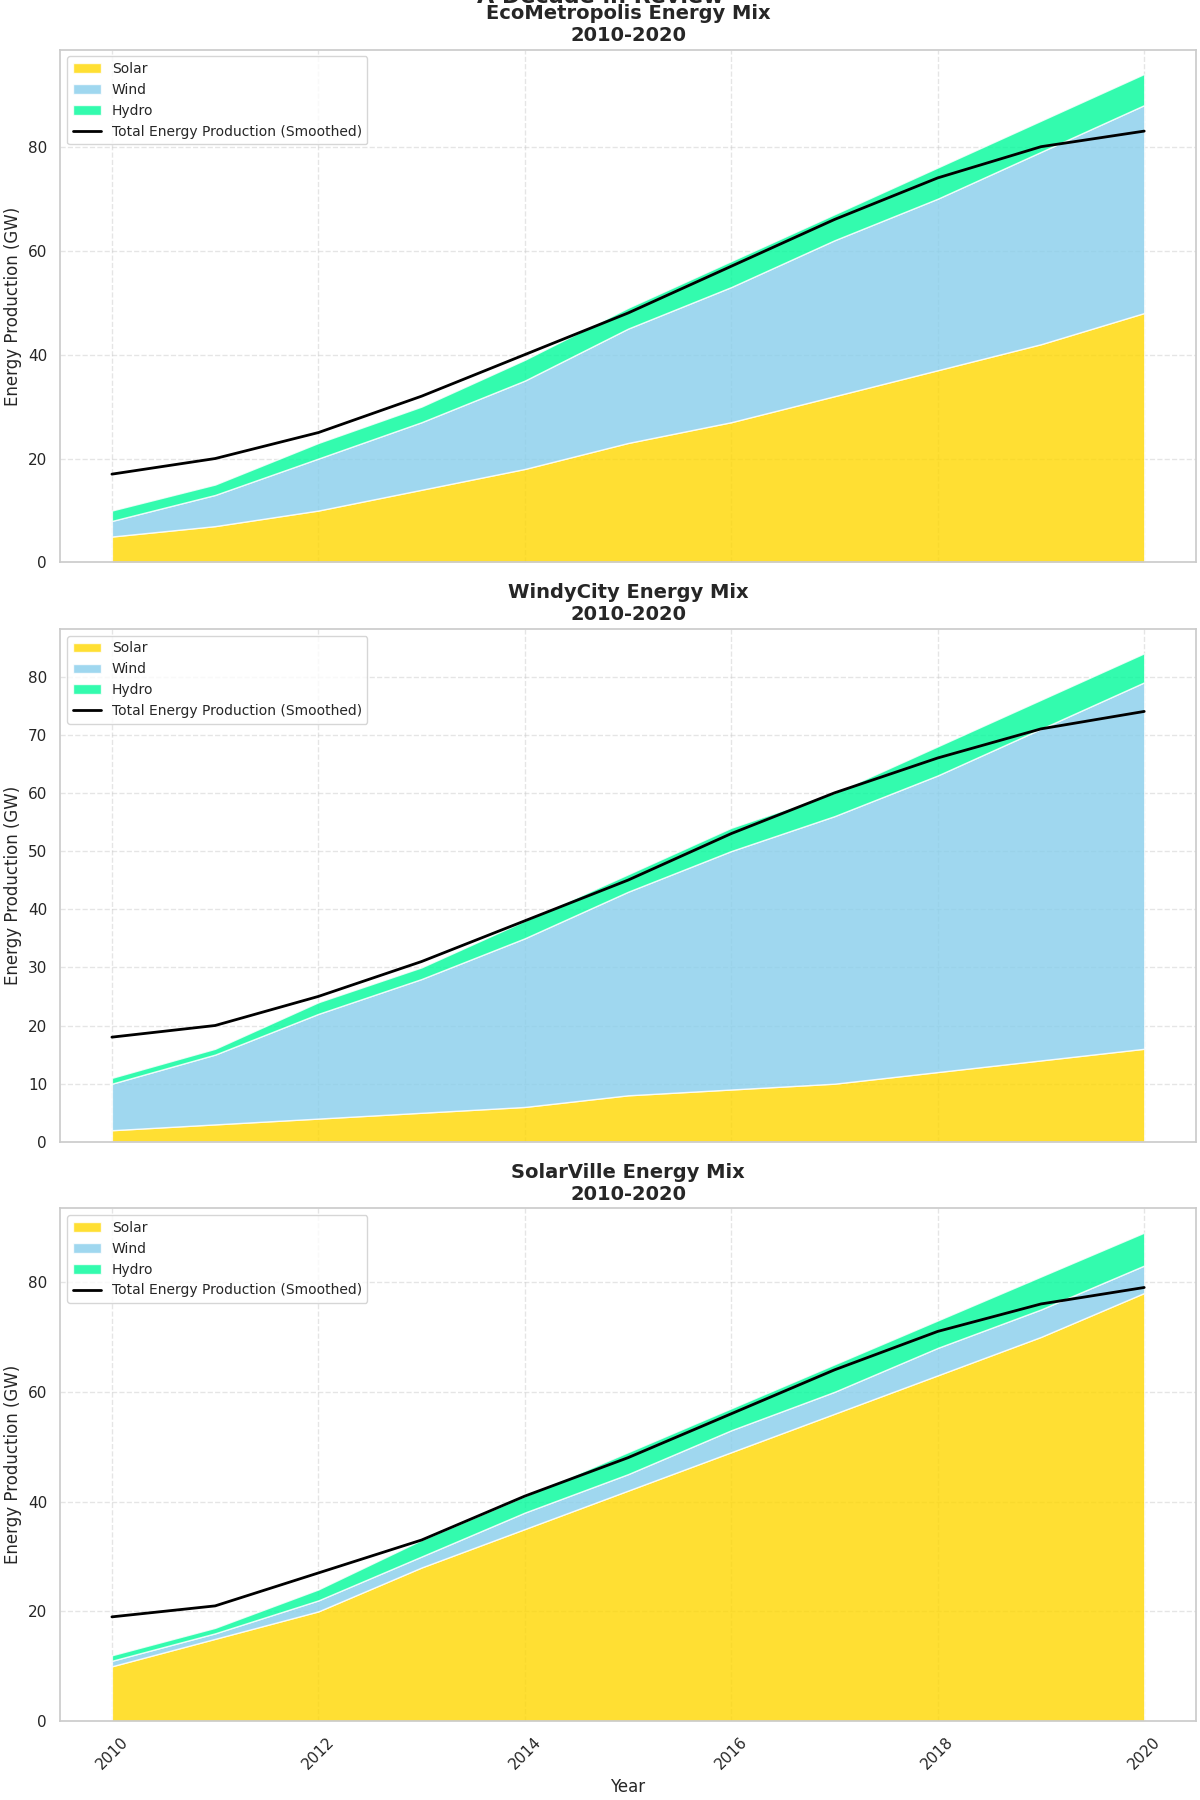

The script that drew this image:
import matplotlib.pyplot as plt
import numpy as np
from scipy.ndimage import gaussian_filter1d

# Data preparation
years = np.arange(2010, 2021)

# EcoMetropolis
solar_eco = np.array([5, 7, 10, 14, 18, 23, 27, 32, 37, 42, 48])
wind_eco = np.array([3, 6, 10, 13, 17, 22, 26, 30, 33, 37, 40])
hydro_eco = np.array([2, 2, 3, 3, 4, 4, 5, 5, 6, 6, 6])
total_eco = solar_eco + wind_eco + hydro_eco

# SolarVille
solar_solarville = np.array([10, 15, 20, 28, 35, 42, 49, 56, 63, 70, 78])
wind_solarville = np.array([1, 1, 2, 2, 3, 3, 4, 4, 5, 5, 5])
hydro_solarville = np.array([1, 1, 2, 3, 3, 4, 4, 5, 5, 6, 6])
total_solarville = solar_solarville + wind_solarville + hydro_solarville

# WindyCity
solar_windycity = np.array([2, 3, 4, 5, 6, 8, 9, 10, 12, 14, 16])
wind_windycity = np.array([8, 12, 18, 23, 29, 35, 41, 46, 51, 57, 63])
hydro_windycity = np.array([1, 1, 2, 2, 3, 3, 4, 4, 5, 5, 5])
total_windycity = solar_windycity + wind_windycity + hydro_windycity

# Smoothing data for line plots
smooth_eco = gaussian_filter1d(total_eco, sigma=2)
smooth_solarville = gaussian_filter1d(total_solarville, sigma=2)
smooth_windycity = gaussian_filter1d(total_windycity, sigma=2)

# Plotting the Area Chart with Line Overlay
fig, ax = plt.subplots(3, 1, figsize=(12, 18), sharex=True, constrained_layout=True)

# Plot for EcoMetropolis
ax[0].stackplot(years, solar_eco, wind_eco, hydro_eco, labels=['Solar', 'Wind', 'Hydro'], colors=['#FFD700', '#87CEEB', '#00FA9A'], alpha=0.8)
ax[0].plot(years, smooth_eco, color='black', linestyle='-', linewidth=2, label='Total Energy Production (Smoothed)')
ax[0].set_title('EcoMetropolis Energy Mix\n2010-2020', fontsize=14, weight='bold')
ax[0].set_ylabel('Energy Production (GW)', fontsize=12)
ax[0].legend(loc='upper left', fontsize=10)
ax[0].grid(True, linestyle='--', alpha=0.5)

# Plot for WindyCity (switched with SolarVille)
ax[1].stackplot(years, solar_windycity, wind_windycity, hydro_windycity, labels=['Solar', 'Wind', 'Hydro'], colors=['#FFD700', '#87CEEB', '#00FA9A'], alpha=0.8)
ax[1].plot(years, smooth_windycity, color='black', linestyle='-', linewidth=2, label='Total Energy Production (Smoothed)')
ax[1].set_title('WindyCity Energy Mix\n2010-2020', fontsize=14, weight='bold')
ax[1].set_ylabel('Energy Production (GW)', fontsize=12)
ax[1].legend(loc='upper left', fontsize=10)
ax[1].grid(True, linestyle='--', alpha=0.5)

# Plot for SolarVille (switched with WindyCity)
ax[2].stackplot(years, solar_solarville, wind_solarville, hydro_solarville, labels=['Solar', 'Wind', 'Hydro'], colors=['#FFD700', '#87CEEB', '#00FA9A'], alpha=0.8)
ax[2].plot(years, smooth_solarville, color='black', linestyle='-', linewidth=2, label='Total Energy Production (Smoothed)')
ax[2].set_title('SolarVille Energy Mix\n2010-2020', fontsize=14, weight='bold')
ax[2].set_xlabel('Year', fontsize=12)
ax[2].set_ylabel('Energy Production (GW)', fontsize=12)
ax[2].legend(loc='upper left', fontsize=10)
ax[2].grid(True, linestyle='--', alpha=0.5)

# Adjusting tick parameters
for axis in ax:
    axis.tick_params(axis='x', labelrotation=45)
    axis.xaxis.set_major_locator(plt.MaxNLocator(integer=True))

plt.suptitle('Renewable Energy Adoption in Futurist Cities:\nA Decade in Review', fontsize=16, weight='bold', y=1.02)

plt.show()
